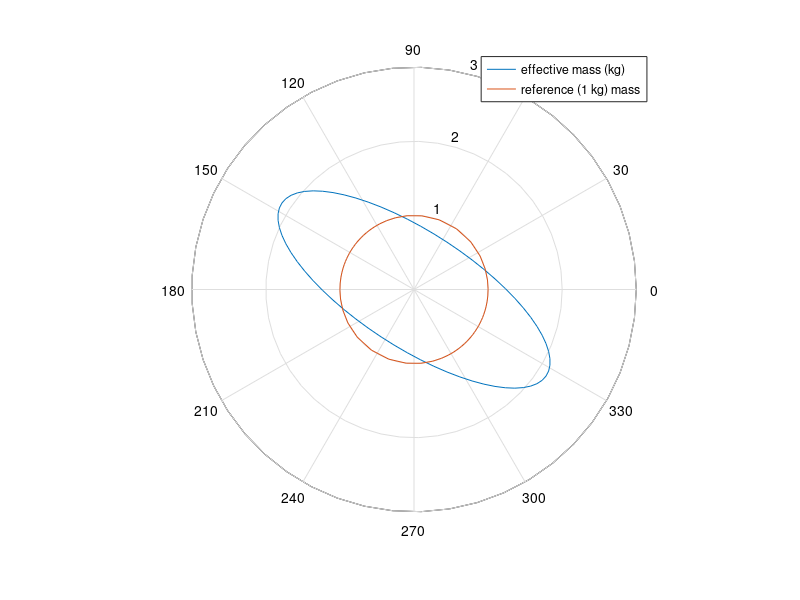
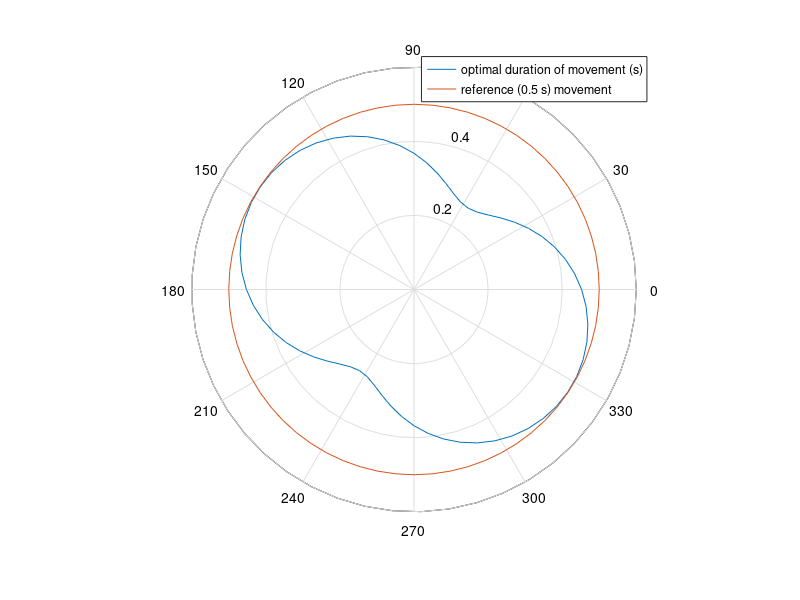
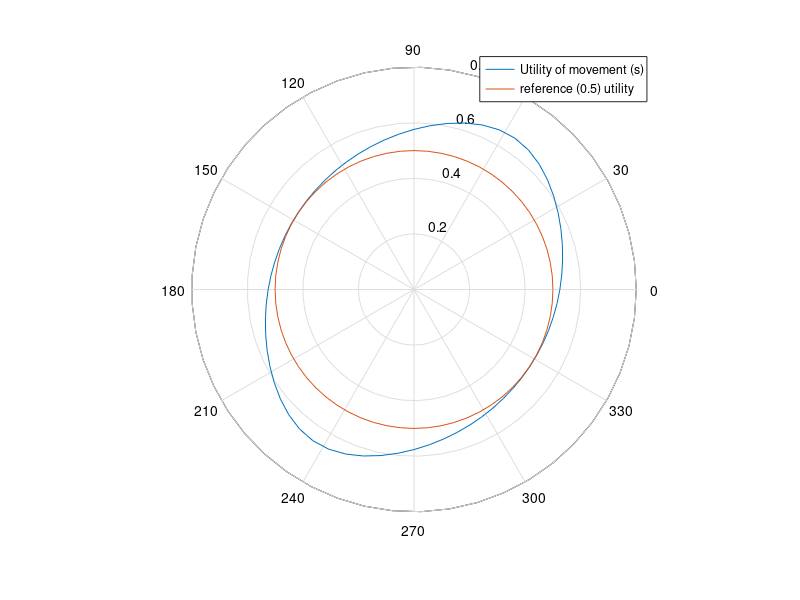

Source code (MATLAB) for these figures, in order:
% SBE2 HWK 7
% Greg Kiar 
% gkiar@jhu.edu
% Apr 1/2015
close all
%% Initialize variables
d1 = 0.33; d2 = 0.43; m1=1.93; m2 = 1.52; lambda1 = d1/2; lambda2 = 2*d2/3;
l1 = 0.014; l2 = 0.019; a1 = m2; a2 = m2*lambda2; a3 = m1*lambda1^2 + l1;
a4 = m2*lambda2^2 + l2; thetas = 57; thetae = 90;
theta = [thetas*pi/180; thetae*pi/180]; 

%% Q1
e = [d1*cos(theta(1)); d1*sin(theta(1))]

%% Q2
h = [1*cos(theta(1)) + d2*cos(theta(1) + theta(2)); d1*sin(theta(1)) + d2*sin(theta(1) + theta(2))]

%% Q3
H = [a3 + a1*d1^2 + a4 + 2*a2*d1*cos(theta(2)), a2*d1*cos(theta(2))+a4;
    a2*d1*cos(theta(2))+a4, a4]

%% Q4
LAMBDA = [-d1*sin(theta(1))-d2*sin(theta(2)+theta(1)), -d2*sin(theta(1)+theta(2));
         d1*cos(theta(1))+d2*cos(theta(1)+theta(2)), d2*cos(theta(1) + theta(2))]

%% Q5
M = (pinv(LAMBDA))'*H*pinv(LAMBDA)

%% Q6
thmin=0; thmax = 2*pi;
th = [];
m = [];
u = [];
for i=thmin:pi/32:thmax
    f = M*[cos(i); sin(i)];
    m = [m;norm(f)];
    u = [u;1];
    th = [th; atan2(f(2), f(1))];
end
figure
polar(th, m);
hold on; polar(th, u);
legend('effective mass (kg)', 'reference (1 kg) mass');

%% Q8
d=0.15; alpha=1; c=2.6; gamma=1;
th = [];
u = [];
Ts = [];
n=1;
for i=thmin:pi/32:thmax
    Ts = [Ts; (c*d^2*m(n)+sqrt(c^2*d^4*m(n)^2 + alpha*c*d^2*m(n)/gamma))/alpha];
    u = [u;0.5];
    th = [th; i];
    n=n+1;
end
figure
polar(th, Ts);
hold on; polar(th, u);
legend('optimal duration of movement (s)', 'reference (0.5 s) movement');

%% Q9
th = [];
u = [];
J = [];
n=1;
for i=thmin:pi/32:thmax
    J = [J; (alpha - m(n)*c*d^2/Ts(n))/(1+gamma*Ts(n))];
    u = [u;0.5];
    th = [th; i];
    n=n+1;
end
figure
polar(th, J);
hold on; polar(th, u);
legend('Utility of movement (s)', 'reference (0.5) utility');
